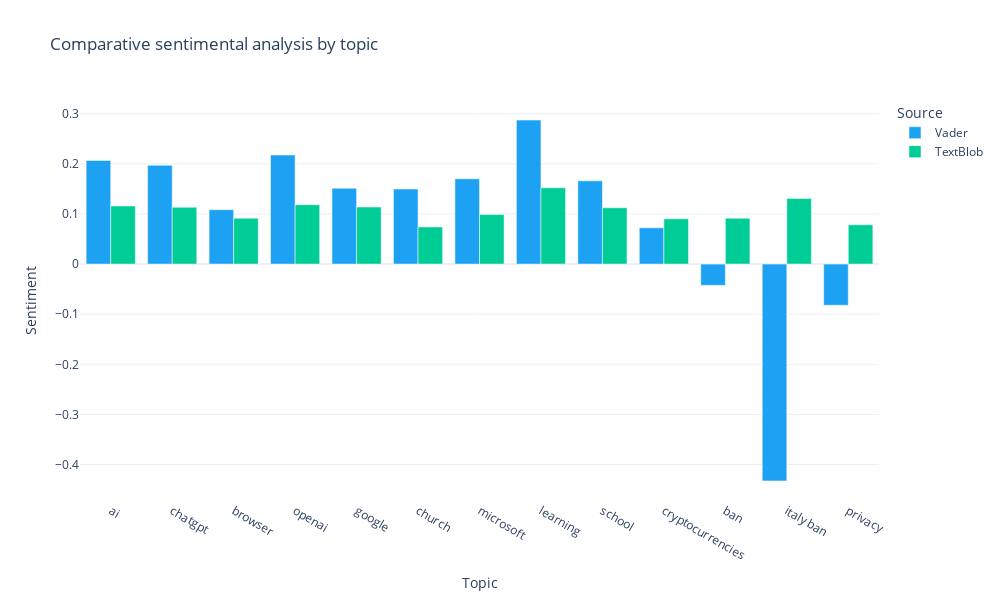

Here is the notebook cell this chart was saved with:
### Code cell
# Plot the sentiment for each topic
fig = px.bar(df_new,x='Topic',y='Sentiment',color='Source',barmode='group',color_discrete_sequence = ['#1DA1F2', '#00CC96'],
             title='Comparative sentimental analysis by topic',template='plotly_white',width=1000, height=600)
fig.show()

### Figure 1 — Plotly figure (JSON) as saved in the notebook; plotly's stock layout.template omitted (floating-point values rounded to 4 significant figures)
{"data": [{"alignmentgroup": "True", "hovertemplate": "Source=Vader<br>Topic=%{x}<br>Sentiment=%{y}<extra></extra>", "legendgroup": "Vader", "marker": {"color": "#1DA1F2", "pattern": {"shape": ""}}, "name": "Vader", "offsetgroup": "Vader", "orientation": "v", "showlegend": true, "textposition": "auto", "type": "bar", "x": ["ai", "chatgpt", "browser", "openai", "google", "church", "microsoft", "learning", "school", "cryptocurrencies", "ban", "italy ban", "privacy"], "xaxis": "x", "y": [0.2067, 0.1971, 0.1086, 0.2177, 0.1512, 0.1498, 0.1702, 0.2874, 0.1661, 0.07226, -0.04244, -0.4327, -0.08217], "yaxis": "y"}, {"alignmentgroup": "True", "hovertemplate": "Source=TextBlob<br>Topic=%{x}<br>Sentiment=%{y}<extra></extra>", "legendgroup": "TextBlob", "marker": {"color": "#00CC96", "pattern": {"shape": ""}}, "name": "TextBlob", "offsetgroup": "TextBlob", "orientation": "v", "showlegend": true, "textposition": "auto", "type": "bar", "x": ["ai", "chatgpt", "browser", "openai", "google", "church", "microsoft", "learning", "school", "cryptocurrencies", "ban", "italy ban", "privacy"], "xaxis": "x", "y": [0.1158, 0.1135, 0.09167, 0.1185, 0.1138, 0.07403, 0.0988, 0.1523, 0.1124, 0.09041, 0.09154, 0.131, 0.07839], "yaxis": "y"}], "layout": {"barmode": "group", "height": 600, "legend": {"title": {"text": "Source"}, "tracegroupgap": 0}, "title": {"text": "Comparative sentimental analysis by topic"}, "width": 1000, "xaxis": {"anchor": "y", "domain": [0, 1], "title": {"text": "Topic"}}, "yaxis": {"anchor": "x", "domain": [0, 1], "title": {"text": "Sentiment"}}}}
